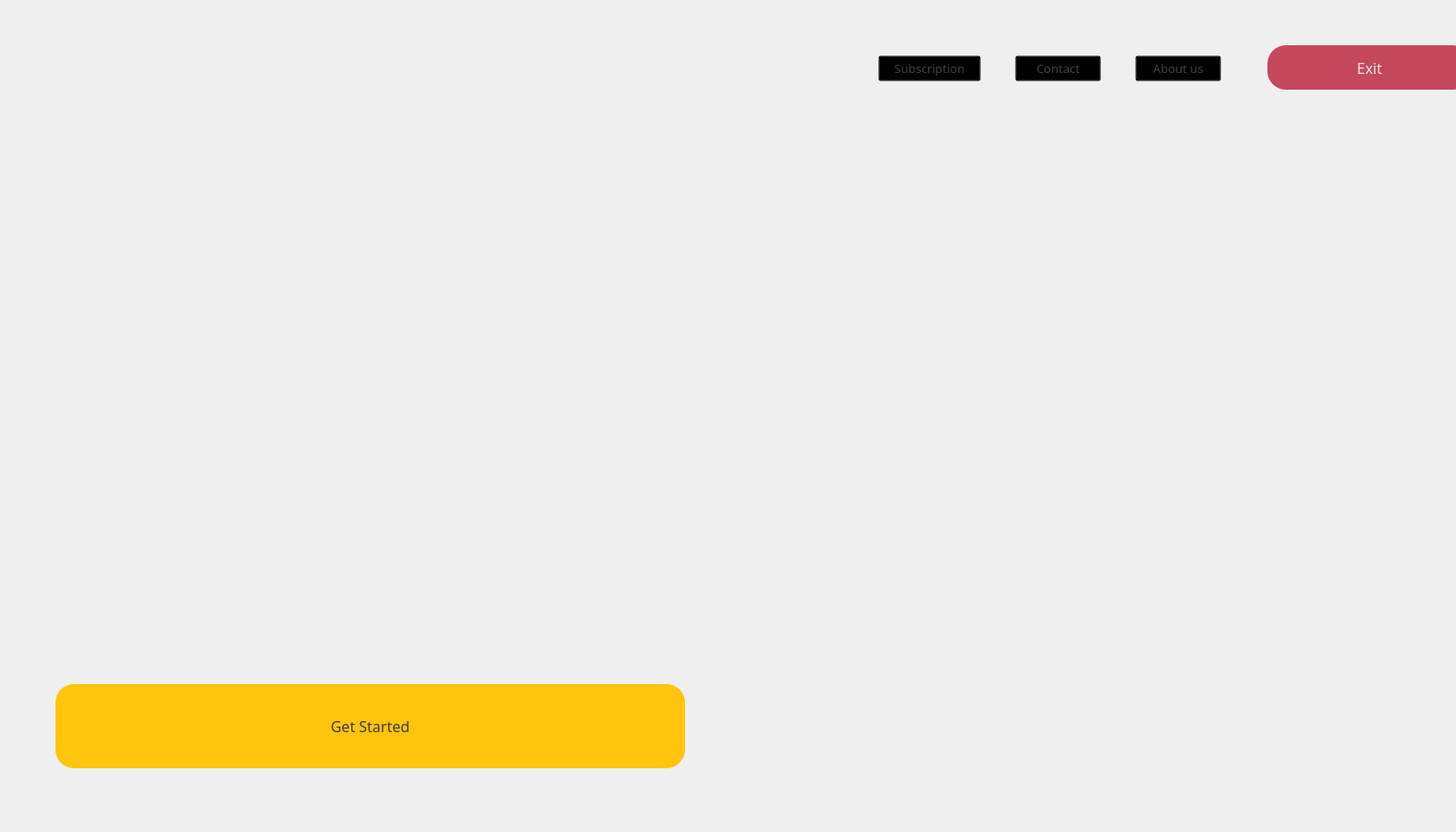
  <widget class="QWidget" name="welcomeScreen_widget" native="true">
   <property name="geometry">
    <rect>
     <x>0</x>
     <y>0</y>
     <width>1575</width>
     <height>900</height>
    </rect>
   </property>
   <property name="maximumSize">
    <size>
     <width>1575</width>
     <height>900</height>
    </size>
   </property>
   <widget class="QLabel" name="welcomeScreen_BG">
    <property name="geometry">
     <rect>
      <x>0</x>
      <y>0</y>
      <width>1575</width>
      <height>900</height>
     </rect>
    </property>
    <property name="styleSheet">
     <string notr="true">border-image: url(:/images/materials/welcomeScreen3.png);
border-radius:38px;</string>
    </property>
    <property name="text">
     <string/>
    </property>
   </widget>
   <widget class="QPushButton" name="getStarted_btn">
    <property name="geometry">
     <rect>
      <x>60</x>
      <y>740</y>
      <width>681</width>
      <height>91</height>
     </rect>
    </property>
    <property name="font">
     <font>
      <family>Poppins Medium</family>
      <pointsize>12</pointsize>
      <weight>50</weight>
      <bold>false</bold>
     </font>
    </property>
    <property name="styleSheet">
     <string notr="true">QPushButton#getStarted_btn{
background-color: qlineargradient(spread:pad, x1:0, y1:0, x2:1, y2:1, stop:1 rgba(255, 196, 12, 255));
	color: rgb(63, 63, 63);
border-radius:20px;
}

QPushButton#getStarted_btn:hover{
background-color: qlineargradient(spread:pad, x1:0, y1:0, x2:1, y2:1, stop:1 rgba(255, 196, 12, 210));
}

QPushButton#getStarted_btn:pressed{
padding-left:5px;
padding-top:5px;
background-color: qlineargradient(spread:pad, x1:0, y1:0, x2:1, y2:1, stop:1 rgba(255, 196, 12, 210));
}</string>
    </property>
    <property name="text">
     <string>Get Started</string>
    </property>
   </widget>
   <widget class="QPushButton" name="aboutUs_btn">
    <property name="geometry">
     <rect>
      <x>1228</x>
      <y>60</y>
      <width>93</width>
      <height>28</height>
     </rect>
    </property>
    <property name="font">
     <font>
      <family>Poppins Medium</family>
      <pointsize>10</pointsize>
     </font>
    </property>
    <property name="styleSheet">
     <string notr="true">QPushButton#aboutUs_btn{
background-color: rgba(0, 0, 0, 0);
color: rgb(63, 63, 63);
}

QPushButton#aboutUs_btn:hover{
color:rgba(255,255,255,150);
}

QPushButton#aboutUs_btn:pressed{
color:rgba(255,255,255,150);
padding-left:5px;
padding-top:5px;
}</string>
    </property>
    <property name="text">
     <string>About us</string>
    </property>
   </widget>
   <widget class="QPushButton" name="contact_btn">
    <property name="geometry">
     <rect>
      <x>1098</x>
      <y>60</y>
      <width>93</width>
      <height>28</height>
     </rect>
    </property>
    <property name="font">
     <font>
      <family>Poppins Medium</family>
      <pointsize>10</pointsize>
     </font>
    </property>
    <property name="styleSheet">
     <string notr="true">QPushButton#contact_btn{
background-color: rgba(0, 0, 0, 0);
color: rgb(63, 63, 63);
}

QPushButton#contact_btn:hover{
color:rgba(255,255,255,150);
}

QPushButton#contact_btn:pressed{
color:rgba(255,255,255,150);
padding-left:5px;
padding-top:5px;
}</string>
    </property>
    <property name="text">
     <string>Contact</string>
    </property>
   </widget>
   <widget class="QPushButton" name="subscription_btn">
    <property name="geometry">
     <rect>
      <x>950</x>
      <y>60</y>
      <width>111</width>
      <height>28</height>
     </rect>
    </property>
    <property name="font">
     <font>
      <family>Poppins Medium</family>
      <pointsize>10</pointsize>
     </font>
    </property>
    <property name="styleSheet">
     <string notr="true">QPushButton#subscription_btn{
background-color: rgba(0, 0, 0, 0);
color: rgb(63, 63, 63);
}

QPushButton#subscription_btn:hover{
color:rgba(255,255,255,150);
}

QPushButton#subscription_btn:pressed{
color:rgba(255,255,255,150);
padding-left:5px;
padding-top:5px;
}</string>
    </property>
    <property name="text">
     <string>Subscription</string>
    </property>
   </widget>
   <widget class="QPushButton" name="welcomeExit_btn">
    <property name="geometry">
     <rect>
      <x>1371</x>
      <y>49</y>
      <width>221</width>
      <height>48</height>
     </rect>
    </property>
    <property name="font">
     <font>
      <family>Poppins Medium</family>
      <pointsize>12</pointsize>
      <weight>50</weight>
      <bold>false</bold>
     </font>
    </property>
    <property name="styleSheet">
     <string notr="true">QPushButton#welcomeExit_btn{
background-color: rgb(197, 71, 91);
	color: rgb(230, 230, 230);
border-radius:20px;
}

QPushButton#welcomeExit_btn:hover{
background-color: rgba(197, 71, 91,220);
}

QPushButton#welcomeExit_btn:pressed{
padding-left:5px;
padding-top:5px;
background-color: rgba(197, 71, 91,220);
}</string>
    </property>
    <property name="text">
     <string>Exit</string>
    </property>
   </widget>
   <widget class="QLabel" name="ScMS_Icon_Label">
    <property name="geometry">
     <rect>
      <x>100</x>
      <y>120</y>
      <width>90</width>
      <height>90</height>
     </rect>
    </property>
    <property name="styleSheet">
     <string notr="true">background-color: rgba(255, 255, 255,0);</string>
    </property>
    <property name="text">
     <string/>
    </property>
   </widget>
  </widget>
